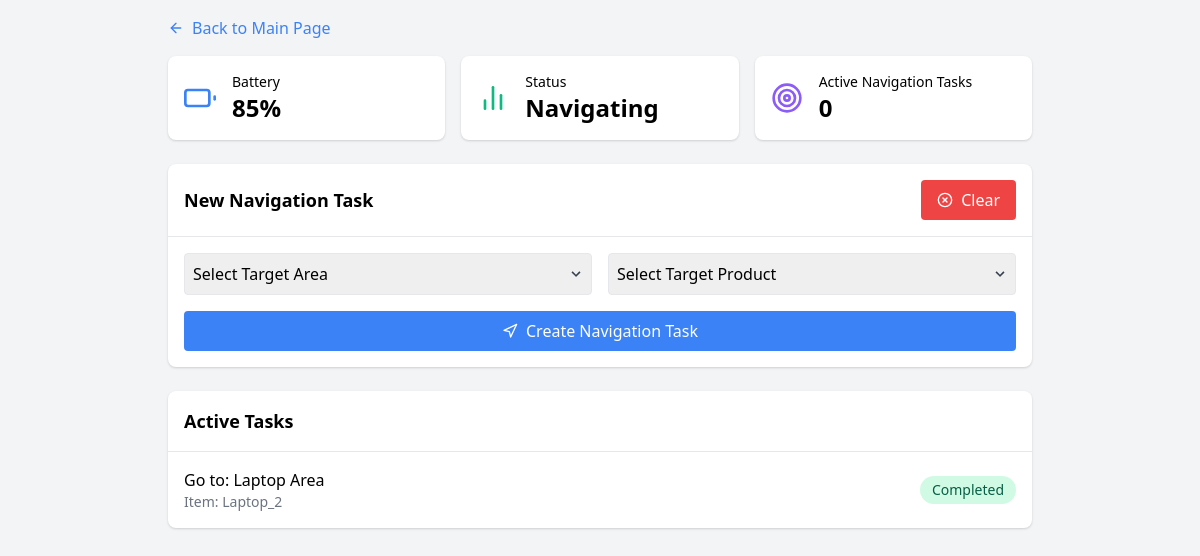
Page /navigation on the earlier database version.
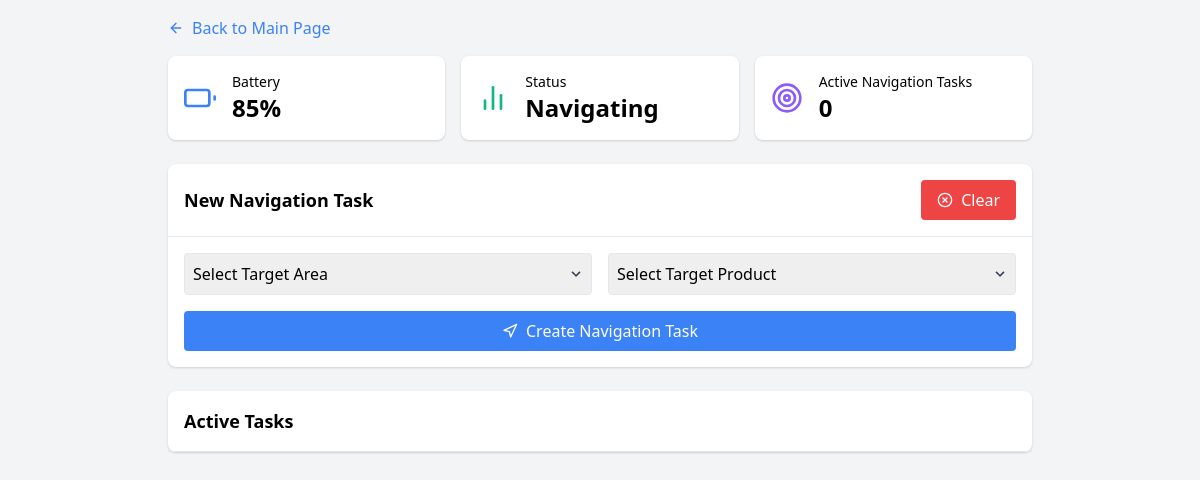
Same page on the later database version.
### app.py (models this page shows)
class Navigation(db.Model):
    id = db.Column(db.Integer, primary_key=True)
    target_area = db.Column(db.String(100), nullable=False)
    target_product = db.Column(db.String(200), nullable=False)
    status = db.Column(db.String(20), default='Queued')
    created_at = db.Column(db.DateTime, default=datetime.utcnow)

### app.py (the view)
@app.route('/navigation')
def navigation():
    navigation_tasks = Navigation.query.all()
    robot_status = get_robot_status()
    robot_status['active_tasks'] = get_active_count(Navigation)
    robot_status['status'] = "Navigating"
    return render_template('navigation.html',
                         tasks=navigation_tasks,
                         robot_status=robot_status,
                         page_type="navigation")

### app.py (called while the page is built)
def get_robot_status():
    return {
        'battery_level': 85,
    }

def get_active_count(model):
    return model.query.filter_by(status='In Progress').count()

### templates/navigation.html (shortened to what this page needs)
{% extends "base.html" %}
{% from 'components.html' import status_cards %}
{% block content %}
<div class="p-4 max-w-4xl mx-auto">
    <a href="{{ url_for('home') }}" class="inline-flex items-center mb-4 text-blue-500 hover:text-blue-700">
        <i data-feather="arrow-left" class="w-4 h-4 mr-2"></i>
        Back to Main Page
    </a>
    {{ status_cards(robot_status, 'navigation') }}
    <div class="bg-white rounded-lg shadow mb-6">
        <div class="p-4 border-b flex justify-between items-center">
            <h2 class="text-lg font-semibold">New Navigation Task</h2>
            <button id="clear-button"
                    class="bg-red-500 text-white py-2 px-4 rounded flex items-center hover:bg-red-600">
                <i data-feather="x-circle" class="w-4 h-4 mr-2"></i>
                Clear
            </button>
        </div>
        <div class="p-4">
            <form id="taskForm" class="grid grid-cols-1 md:grid-cols-2 gap-4" data-type="navigation">
                <div class="relative">
                    <select id="target_area"
                            name="target_area"
                            class="border rounded p-2 w-full appearance-none"
                            required>
                        <option value="" disabled selected>Select Target Area</option>
                    </select>
                    <div class="pointer-events-none absolute inset-y-0 right-0 flex items-center px-2 text-gray-700">
                    </div>
                </div>
                <div class="relative">
                    <select id="target_product"
                            name="target_product"
                            class="border rounded p-2 w-full appearance-none"
                            required>
                        <option value="" disabled selected>Select Target Product</option>
                    </select>
                    <div class="pointer-events-none absolute inset-y-0 right-0 flex items-center px-2 text-gray-700">
                    </div>
                </div>
                <button type="submit"
                        class="bg-blue-500 text-white rounded p-2 flex items-center justify-center md:col-span-2">
                    <i data-feather="navigation" class="w-4 h-4 mr-2"></i>
                    Create Navigation Task
                </button>
            </form>
        </div>
    </div>
    <div class="bg-white rounded-lg shadow">
        <div class="p-4 border-b">
            <h2 class="text-lg font-semibold">Active Tasks</h2>
                </div>
        <div class="divide-y" id="tasksList">
            {% for task in tasks %}
            <div class="p-4 flex items-center justify-between" id="task-{{ task.id }}">
                <div>
                    <div class="font-medium">
                        Go to: {{ task.target_area }}
                    </div>
                    <div class="text-sm text-gray-500">Item: {{ task.target_product }}</div>
                </div>
                <div class="flex items-center space-x-4">
                    <span class="px-3 py-1 rounded-full text-sm
                        {% if task.status == 'In Progress' %}
                            bg-blue-100 text-blue-800
                        {% elif task.status == 'Completed' %}
                            bg-green-100 text-green-800
                        {% else %}
                            bg-gray-100 text-gray-800
                        {% endif %}">
                        {{ task.status }}
                    </span>
                </div>
            </div>
            {% endfor %}
        </div>
    </div>
</div>
{% endblock %}

### templates/base.html (shortened to what this page needs)
<!DOCTYPE html>
<html lang="en">
<head>
    <link href="https://cdnjs.cloudflare.com/ajax/libs/tailwindcss/2.2.19/tailwind.min.css" rel="stylesheet">
    <link href="{{ url_for('static', filename='css/task_completion.css') }}" rel="stylesheet">
</head>
<body class="bg-gray-100">
    {% block content %}{% endblock %}
</body>
</html>

### templates/components.html
{% macro status_cards(robot_status, page_type) %}
<div class="grid grid-cols-1 md:grid-cols-3 gap-4 mb-6">
    <div class="bg-white rounded-lg shadow p-4">
        <div class="flex items-center space-x-4">
            <i data-feather="battery" class="text-blue-500 w-8 h-8"></i>
            <div>
                <div class="text-sm font-medium">Battery</div>
                <div class="text-2xl font-bold">{{ robot_status.battery_level }}%</div>
            </div>
        </div>
    </div>
    <div class="bg-white rounded-lg shadow p-4">
        <div class="flex items-center space-x-4">
            <i data-feather="bar-chart-2" class="text-green-500 w-8 h-8"></i>
            <div>
                <div class="text-sm font-medium">Status</div>
                <div class="text-2xl font-bold">{{ robot_status.status }}</div>
            </div>
        </div>
    </div>
    <div class="bg-white rounded-lg shadow p-4">
        <div class="flex items-center space-x-4">
            <i data-feather="target" class="text-purple-500 w-8 h-8"></i>
            <div>
                <div class="text-sm font-medium">
                    {% if page_type == 'restock' %}
                        Active Deliveries
                    {% else %}
                        Active Navigation Tasks
                    {% endif %}
                </div>
                <div class="text-2xl font-bold" id="activeTasks">{{ robot_status.active_tasks }}</div>
            </div>
        </div>
    </div>
</div>
{% endmacro %}

Differences in the rows shown:
removed Navigation: target_area "Laptop Area", target_product "Laptop_2", status "Completed"
